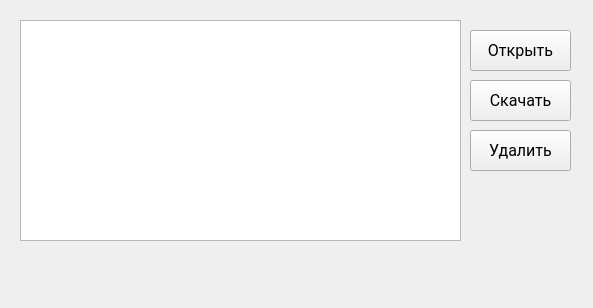
<?xml version="1.0" encoding="UTF-8"?>
<ui version="4.0">
 <class>MainWindow</class>
 <widget class="QWidget" name="MainWindow">
  <property name="geometry">
   <rect>
    <x>0</x>
    <y>0</y>
    <width>593</width>
    <height>308</height>
   </rect>
  </property>
  <property name="windowTitle">
   <string>Файлы</string>
  </property>
  <widget class="QWidget" name="centralwidget" native="true">
   <property name="geometry">
    <rect>
     <x>0</x>
     <y>0</y>
     <width>481</width>
     <height>261</height>
    </rect>
   </property>
   <widget class="QListWidget" name="filesList">
    <property name="geometry">
     <rect>
      <x>20</x>
      <y>20</y>
      <width>441</width>
      <height>221</height>
     </rect>
    </property>
   </widget>
  </widget>
  <widget class="QPushButton" name="deleteButton">
   <property name="geometry">
    <rect>
     <x>470</x>
     <y>130</y>
     <width>101</width>
     <height>41</height>
    </rect>
   </property>
   <property name="font">
    <font>
     <family>Roboto</family>
     <pointsize>12</pointsize>
    </font>
   </property>
   <property name="toolTip">
    <string>Удалить содержимое курса с компьютера</string>
   </property>
   <property name="toolTipDuration">
    <number>-1</number>
   </property>
   <property name="text">
    <string>Удалить</string>
   </property>
  </widget>
  <widget class="QPushButton" name="downloadButton">
   <property name="geometry">
    <rect>
     <x>470</x>
     <y>80</y>
     <width>101</width>
     <height>41</height>
    </rect>
   </property>
   <property name="font">
    <font>
     <family>Roboto</family>
     <pointsize>12</pointsize>
    </font>
   </property>
   <property name="toolTip">
    <string>Скачать содержимое курса</string>
   </property>
   <property name="toolTipDuration">
    <number>-1</number>
   </property>
   <property name="text">
    <string>Скачать</string>
   </property>
  </widget>
  <widget class="QPushButton" name="openButton">
   <property name="geometry">
    <rect>
     <x>470</x>
     <y>30</y>
     <width>101</width>
     <height>41</height>
    </rect>
   </property>
   <property name="font">
    <font>
     <family>Roboto</family>
     <pointsize>12</pointsize>
    </font>
   </property>
   <property name="toolTip">
    <string>Открыть в новой вкладке</string>
   </property>
   <property name="toolTipDuration">
    <number>-1</number>
   </property>
   <property name="text">
    <string>Открыть</string>
   </property>
  </widget>
 </widget>
 <resources/>
 <connections/>
</ui>
